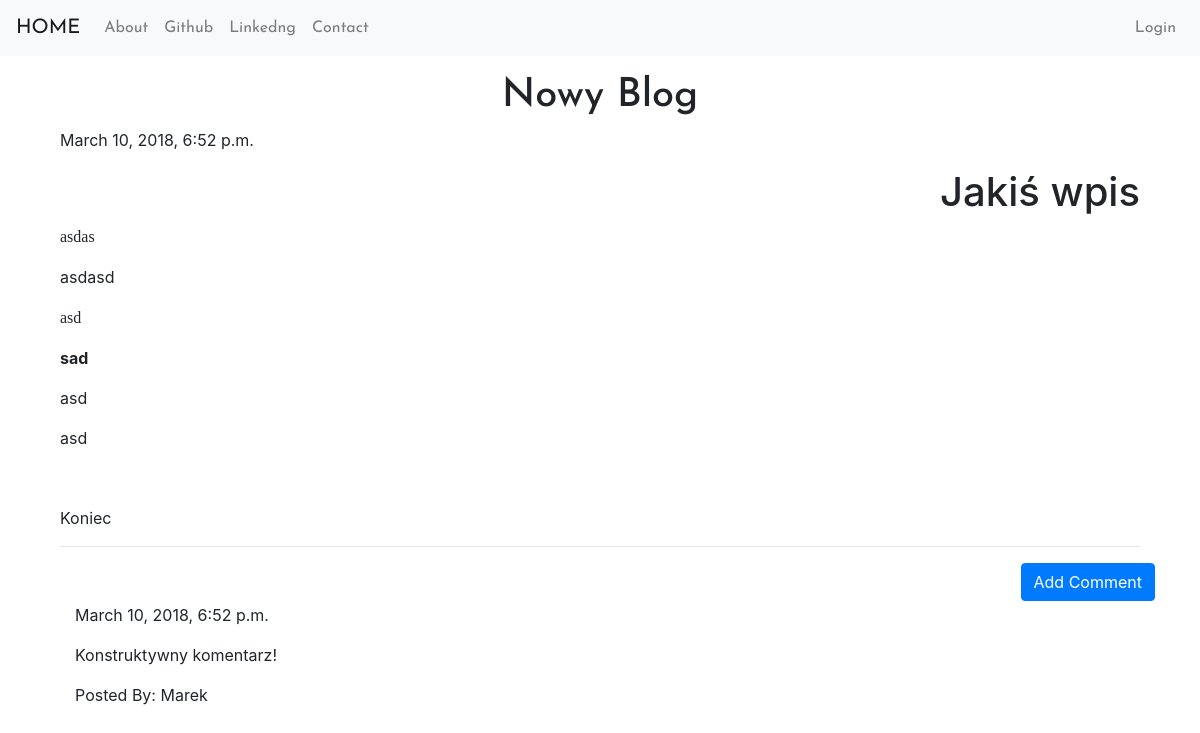
The app's page /post/1/ with its own data.
### blog/models.py (models this page shows, shortened)
class Post(models.Model):
    author = models.ForeignKey('auth.User', on_delete=models.CASCADE)
    title = models.CharField(max_length=200)
    text = models.TextField()
    created_date = models.DateTimeField(default=timezone.now)
    published_date = models.DateTimeField(blank=True, null= True)

class Comment(models.Model):
    post = models.ForeignKey('blog.Post', related_name='comments', on_delete=models.CASCADE)
    author = models.CharField(max_length=200)
    text = models.TextField()
    created_date = models.DateTimeField(default=timezone.now)
    approved_comment = models.BooleanField(default=False)

### blog/views.py (the view)
# urls.py: path('post/<int:pk>/', views.PostDetailView.as_view(), name='post_detail'),
class PostDetailView(DetailView):
    model = Post

### blog/templates/blog/post_detail.html (shortened to what this page needs)
{% extends "blog/base.html" %}
{% block body_block %}
  <h1 class="posttitle">{{post.title}}</h1>
  {% if post.published_date %}
      <div class="date postdate">
        {{post.published_date}}
      </div>
  {% else %}
      <a class="btn btn-default" href="{% url 'post_publish' pk=post.pk %}">Publish</a>
  {% endif %}
    <p class="postcontent"> {{post.text|safe|linebreaksbr}} </p>
  <hr>
  <a class="btn btn-primary btn-comment" href="{% url 'add_comment_to_post' pk=post.pk %}">Add Comment</a>
  <div class="container">
    {% for comment in post.comments.all %}
    <br>
      {% if user.is_authenticated or comment.approved_comment %}
        {{comment.created_date}}
          <p>{{comment.text|safe|linebreaks}}</p>
          <p>Posted By: {{comment.author}}</p>
      {% endif %}
      {% empty %}
        <p>No comments</p>
    {% endfor%}
  </div>
{% endblock %}

### blog/templates/blog/base.html (shortened to what this page needs)
<!DOCTYPE html>
{% load staticfiles %}
<html>
  <head>
    <link rel="stylesheet" href="https://maxcdn.bootstrapcdn.com/bootstrap/4.0.0/css/bootstrap.min.css">
    <link href="https://cdnjs.cloudflare.com/ajax/libs/summernote/0.8.9/summernote-lite.css" rel="stylesheet">
    <link rel="stylesheet" href="{% static 'css/blog.css' %}">
  </head>
  <body>
    <nav class="navbar navbar-expand-lg navbar-light bg-light josefinfont">
      <a class="navbar-brand" href="{% url 'post_list' %}">HOME</a>
      <div class="collapse navbar-collapse" id="navbarNavAltMarkup">
        <ul class="navbar-nav mr-auto">
          <li><a class="nav-item nav-link" href="{% url 'about' %}">About</a></li>
          <li><a class="nav-item nav-link" href="https://www.github.com">Github</a></li>
          <li><a class="nav-item nav-link" href="https://www.linkedin.com">Linkedng</a></li>
          <li><a class="nav-item nav-link" href="{% url 'contact' %}">Contact</a></li>
        </ul>
        <ul class="navbar-nav ml-auto">
          {% if user.is_authenticated %}
          <li><a class="nav-item nav-link" href="{% url 'post_new' %}">New Post</a></li>
          <li><a class="nav-item nav-link" href="{% url 'post_draft_list' %}">Drafts</a></li>
          <li><a class="nav-item nav-link" href="{% url 'logout' %}">Log Out</a></li>
          <li><a class="nav-item nav-link">Welcome: {{user.username}}</a></li>
          {% else %}
            <li><a class="nav-item nav-link navbar-right" href="{% url 'login' %}">Login</a></li>
          {% endif %}
        </ul>
      </div>
    </nav>
    <div class="content container mt-3">
      <div class="col-md-12">
        <div class="blog_posts">
          {% block body_block %}
          {% endblock %}
        </div>
      </div>
    </div>
  </body>
</html>

### blog/static/css/blog.css (style rules this page uses)
.josefinfont { font-family: 'Josefin Sans', sans-serif; font-size: :1.5em; margin-bottom: 10px; }
.postdate { text-alogn:center; }
.posttitle { font-family: 'Josefin Sans', sans-serif; font-size: :3em; text-align: center; }
.postcontent { font-family: 'Mina', sans-serif; font-size: 1.5em; }
.btn-comment { position: absolute; right:0px; }

### records on screen
Post: title "Nowy Blog", published_date "March 10, 2018, 6:52 p.m.", text "Jakiś wpis asdas asdasd asd sad asd asd Koniec"
Comment: created_date "March 10, 2018, 6:52 p.m.", text "Konstruktywny komentarz!", author "Marek"
